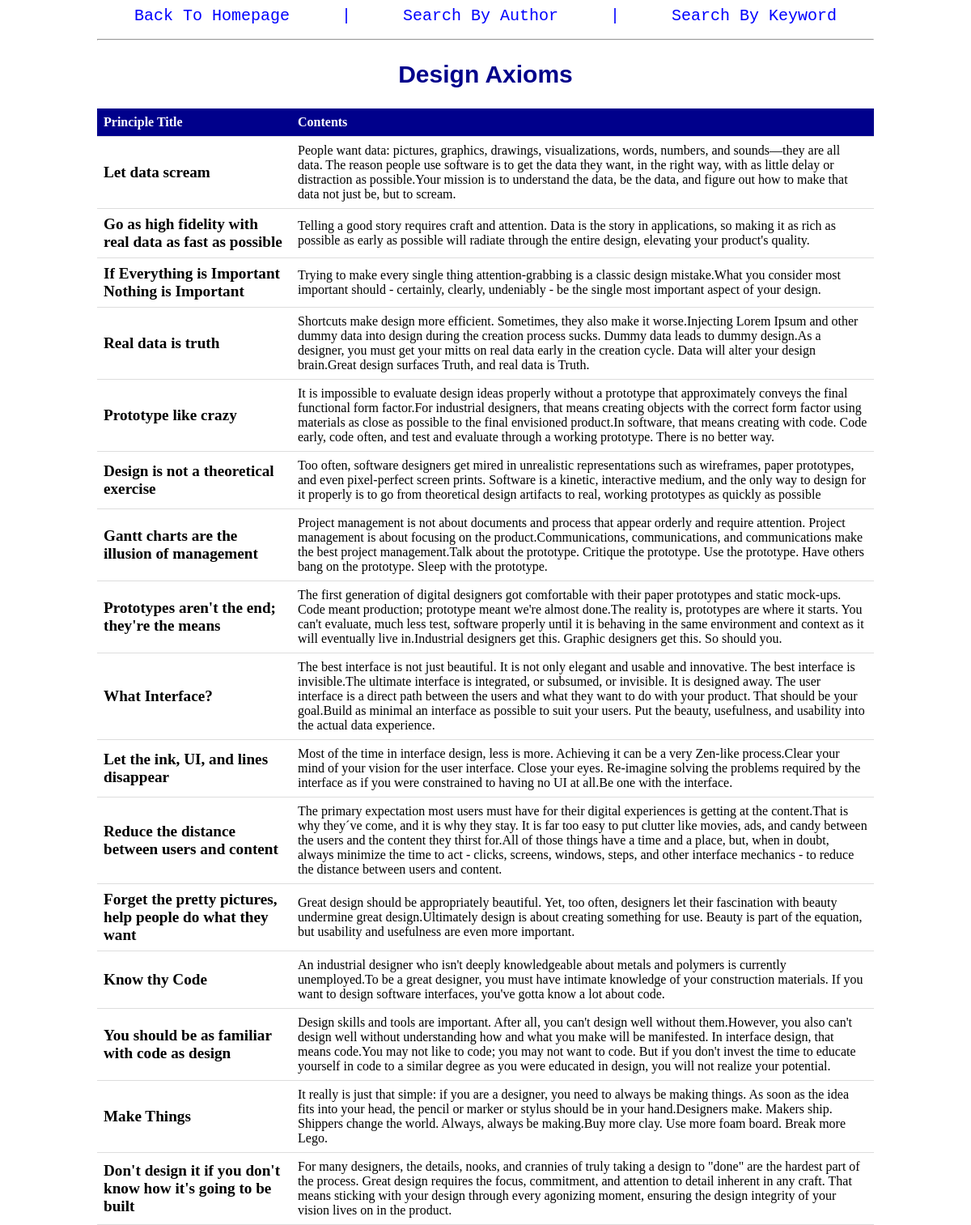
The page /list/9 on the database its author committed.
### tables this page shows
CREATE TABLE Principle (
	Id integer PRIMARY KEY autoincrement,
	Heading text,
	AuthorId integer,
	SourceText text,
	SourceURL text
	);

CREATE TABLE Detail (
	Id integer PRIMARY KEY autoincrement,
	AuthorId integer,
	PrincipleId integer,
	DetailTitle text,
	DetailContent text);

### app.py (the view)
@app.route('/list/<p_id>', methods=['GET','POST'])
def list(p_id):
	heading = model.find_heading_by_headingId(p_id)
	content = model.find_principle_by_headingId(p_id)
	return render_template('list.html', heading=heading, my_list=content)

### model.py (called while the page is built)
def find_heading_by_headingId(p_id='',DBNAME='design.db'):
	conn = sqlite3.connect(DBNAME)
	cur = conn.cursor()
	heading = '''
		SELECT Heading
		FROM Principle
		WHERE Id = ?
	'''
	params = (p_id, )
	p_result = cur.execute(heading, params)
	return p_result.fetchone()

def find_principle_by_headingId(p_id='',DBNAME='design.db'):
	conn = sqlite3.connect(DBNAME)
	cur = conn.cursor()
	id_find = '''
		SELECT DetailTitle, DetailContent
		FROM Detail
		WHERE PrincipleId = ?
	'''
	params = (p_id, )
	p_result = cur.execute(id_find, params)
	return p_result.fetchall()

### templates/list.html
<link rel="stylesheet" type="text/css"
    href="{{ url_for('static', filename='style.css') }}"/>
<nav>
	<a href="/">Back To Homepage</a>
	<a>|</a>
	<a href="/author">Search By Author</a>
	<a>|</a>
	<a href="/keyword">Search By Keyword</a>
</nav>
<hr>
<h2>{{heading[0]}}</h2>
<table>
<tr>
	<th class="title">Principle Title</th>
	<th>Contents</th>
</tr>
{% for item in my_list %}
<tr>
	<td class='list-title'>{{item[0]}}</td>
	<td>{{item[1]}}</td>
</tr>
{% endfor %}
</table>

### static/style.css (style rules this page uses)
nav { text-align: center; }
nav a { color: blue; text-decoration: none; font-size: 20px; line-height: 200%; padding: 0 30px 0 30px; font-family: monospace; }
h2 { color: darkblue; font-size: 30px; font-family: Arial; text-align: center; }
table { border-collapse: collapse; width: 100%; }
th { background-color: darkblue; color: white; }
th, td { padding: 8px; text-align: left; }
th, td { border-bottom: 1px solid #ddd; }
.title { width: 25%; }
.list-title { font-weight: bold; font-size: 1.2em; }

### rows shown on the page
Principle: Heading "Design Axioms"
Detail: DetailTitle "Let data scream", DetailContent "People want data: pictures, graphics, drawings, visualizations, words, numbers, and sounds—they are all data. The reason people use software is to get the data they want, in the right way, with as little delay or distraction as possible.Your mission is to understand the data, be the data, and figure out how to make that data not just be, but to scream."
Detail: DetailTitle "Go as high fidelity with real data as fast as possible", DetailContent "Telling a good story requires craft and attention. Data is the story in applications, so making it as rich as possible as early as possible will radiate through the entire design, elevating your product's quality."
Detail: DetailTitle "If Everything is Important Nothing is Important", DetailContent "Trying to make every single thing attention-grabbing is a classic design mistake.What you consider most important should - certainly, clearly, undeniably - be the single most important aspect of your design."
Detail: DetailTitle "Real data is truth", DetailContent "Shortcuts make design more efficient. Sometimes, they also make it worse.Injecting Lorem Ipsum and other dummy data into design during the creation process sucks. Dummy data leads to dummy design.As a designer, you must get your mitts on real data early in the creation cycle. Data will alter your design brain.Great design surfaces Truth, and real data is Truth."
Detail: DetailTitle "Prototype like crazy", DetailContent "It is impossible to evaluate design ideas properly without a prototype that approximately conveys the final functional form factor.For industrial designers, that means creating objects with the correct form factor using materials as close as possible to the final envisioned product.In software, that means creating with code. Code early, code often, and test and evaluate through a working prototype. There is no better way."
Detail: DetailTitle "Design is not a theoretical exercise", DetailContent "Too often, software designers get mired in unrealistic representations such as wireframes, paper prototypes, and even pixel-perfect screen prints. Software is a kinetic, interactive medium, and the only way to design for it properly is to go from theoretical design artifacts to real, working prototypes as quickly as possible"
Detail: DetailTitle "Gantt charts are the illusion of management", DetailContent "Project management is not about documents and process that appear orderly and require attention. Project management is about focusing on the product.Communications, communications, and communications make the best project management.Talk about the prototype. Critique the prototype. Use the prototype. Have others bang on the prototype. Sleep with the prototype."
Detail: DetailTitle "Prototypes aren't the end; they're the means", DetailContent "The first generation of digital designers got comfortable with their paper prototypes and static mock-ups. Code meant production; prototype meant we're almost done.The reality is, prototypes are where it starts. You can't evaluate, much less test, software properly until it is behaving in the same environment and context as it will eventually live in.Industrial designers get this. Graphic designers get this. So should you."
Detail: DetailTitle "What Interface?", DetailContent "The best interface is not just beautiful. It is not only elegant and usable and innovative. The best interface is invisible.The ultimate interface is integrated, or subsumed, or invisible. It is designed away. The user interface is a direct path between the users and what they want to do with your product. That should be your goal.Build as minimal an interface as possible to suit your users. Put the beauty, usefulness, and usability into the actual data experience."
Detail: DetailTitle "Let the ink, UI, and lines disappear", DetailContent "Most of the time in interface design, less is more. Achieving it can be a very Zen-like process.Clear your mind of your vision for the user interface. Close your eyes. Re-imagine solving the problems required by the interface as if you were constrained to having no UI at all.Be one with the interface."
Detail: DetailTitle "Reduce the distance between users and content", DetailContent "The primary expectation most users must have for their digital experiences is getting at the content.That is why they´ve come, and it is why they stay. It is far too easy to put clutter like movies, ads, and candy between the users and the content they thirst for.All of those things have a time and a place, but, when in doubt, always minimize the time to act - clicks, screens, windows, steps, and other interface mechanics - to reduce the distance between users and content."
Detail: DetailTitle "Forget the pretty pictures, help people do what they want", DetailContent "Great design should be appropriately beautiful. Yet, too often, designers let their fascination with beauty undermine great design.Ultimately design is about creating something for use. Beauty is part of the equation, but usability and usefulness are even more important."
Detail: DetailTitle "Know thy Code", DetailContent "An industrial designer who isn't deeply knowledgeable about metals and polymers is currently unemployed.To be a great designer, you must have intimate knowledge of your construction materials. If you want to design software interfaces, you've gotta know a lot about code."
Detail: DetailTitle "You should be as familiar with code as design", DetailContent "Design skills and tools are important. After all, you can't design well without them.However, you also can't design well without understanding how and what you make will be manifested. In interface design, that means code.You may not like to code; you may not want to code. But if you don't invest the time to educate yourself in code to a similar degree as you were educated in design, you will not realize your potential."
Detail: DetailTitle "Make Things", DetailContent "It really is just that simple: if you are a designer, you need to always be making things. As soon as the idea fits into your head, the pencil or marker or stylus should be in your hand.Designers make. Makers ship. Shippers change the world. Always, always be making.Buy more clay. Use more foam board. Break more Lego."
Detail: DetailTitle "Don't design it if you don't know how it's going to be built", DetailContent "For many designers, the details, nooks, and crannies of truly taking a design to \"done\" are the hardest part of the process. Great design requires the focus, commitment, and attention to detail inherent in any craft. That means sticking with your design through every agonizing moment, ensuring the design integrity of your vision lives on in the product."
